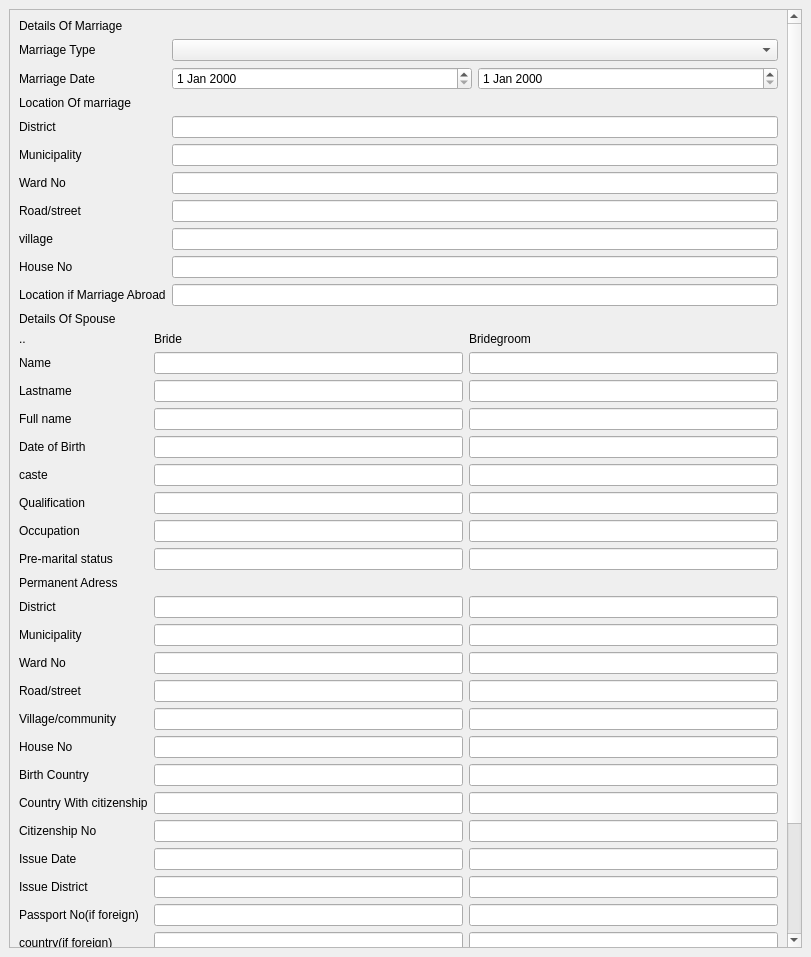
<?xml version="1.0" encoding="UTF-8"?>
<ui version="4.0">
 <class>MainWindow</class>
 <widget class="QMainWindow" name="MainWindow">
  <property name="geometry">
   <rect>
    <x>0</x>
    <y>0</y>
    <width>811</width>
    <height>957</height>
   </rect>
  </property>
  <property name="windowTitle">
   <string>MainWindow</string>
  </property>
  <widget class="QWidget" name="centralwidget">
   <layout class="QGridLayout" name="gridLayout">
    <item row="1" column="0">
     <widget class="QScrollArea" name="scrollArea">
      <property name="widgetResizable">
       <bool>true</bool>
      </property>
      <widget class="QWidget" name="scrollAreaWidgetContents">
       <property name="geometry">
        <rect>
         <x>0</x>
         <y>0</y>
         <width>766</width>
         <height>1240</height>
        </rect>
       </property>
       <layout class="QGridLayout" name="gridLayout_2">
        <item row="0" column="0">
         <widget class="QLabel" name="label">
          <property name="text">
           <string>Details Of Marriage</string>
          </property>
         </widget>
        </item>
        <item row="1" column="0">
         <layout class="QFormLayout" name="formLayout">
          <item row="0" column="0">
           <widget class="QLabel" name="marriageTypeLabel">
            <property name="text">
             <string>Marriage Type</string>
            </property>
           </widget>
          </item>
          <item row="0" column="1">
           <widget class="QComboBox" name="marriageTypeComboBox"/>
          </item>
          <item row="1" column="0">
           <widget class="QLabel" name="marriageDateLabel">
            <property name="text">
             <string>Marriage Date</string>
            </property>
           </widget>
          </item>
          <item row="1" column="1">
           <layout class="QHBoxLayout" name="horizontalLayout">
            <item>
             <widget class="QDateEdit" name="dateEdit_2"/>
            </item>
            <item>
             <widget class="QDateEdit" name="dateEdit"/>
            </item>
           </layout>
          </item>
          <item row="2" column="0">
           <widget class="QLabel" name="locationOfMarriageLabel">
            <property name="text">
             <string>Location Of marriage</string>
            </property>
           </widget>
          </item>
          <item row="3" column="0">
           <widget class="QLabel" name="districtLabel">
            <property name="text">
             <string>District</string>
            </property>
           </widget>
          </item>
          <item row="3" column="1">
           <widget class="QLineEdit" name="districtLineEdit"/>
          </item>
          <item row="4" column="0">
           <widget class="QLabel" name="municipalityLabel">
            <property name="text">
             <string>Municipality</string>
            </property>
           </widget>
          </item>
          <item row="4" column="1">
           <widget class="QLineEdit" name="municipalityLineEdit"/>
          </item>
          <item row="5" column="0">
           <widget class="QLabel" name="wardNoLabel">
            <property name="text">
             <string>Ward No</string>
            </property>
           </widget>
          </item>
          <item row="5" column="1">
           <widget class="QLineEdit" name="wardNoLineEdit"/>
          </item>
          <item row="6" column="0">
           <widget class="QLabel" name="roadLabel">
            <property name="text">
             <string>Road/street</string>
            </property>
           </widget>
          </item>
          <item row="6" column="1">
           <widget class="QLineEdit" name="roadStreetLineEdit"/>
          </item>
          <item row="7" column="0">
           <widget class="QLabel" name="villageLabel">
            <property name="text">
             <string>village</string>
            </property>
           </widget>
          </item>
          <item row="7" column="1">
           <widget class="QLineEdit" name="villageLineEdit"/>
          </item>
          <item row="8" column="0">
           <widget class="QLabel" name="houseNoLabel">
            <property name="text">
             <string>House No</string>
            </property>
           </widget>
          </item>
          <item row="8" column="1">
           <widget class="QLineEdit" name="houseNoLineEdit"/>
          </item>
          <item row="9" column="0">
           <widget class="QLabel" name="locationIfMarriageAbroadLabel">
            <property name="text">
             <string>Location if Marriage Abroad</string>
            </property>
           </widget>
          </item>
          <item row="9" column="1">
           <widget class="QLineEdit" name="locationIfMarriageAbroadLineEdit"/>
          </item>
         </layout>
        </item>
        <item row="3" column="0">
         <layout class="QFormLayout" name="formLayout_2">
          <item row="0" column="0">
           <widget class="QLabel" name="Label_2">
            <property name="text">
             <string>..</string>
            </property>
           </widget>
          </item>
          <item row="0" column="1">
           <layout class="QHBoxLayout" name="horizontalLayout_3">
            <item>
             <widget class="QLabel" name="label_5">
              <property name="text">
               <string>Bride</string>
              </property>
             </widget>
            </item>
            <item>
             <widget class="QLabel" name="label_2">
              <property name="text">
               <string>Bridegroom</string>
              </property>
             </widget>
            </item>
           </layout>
          </item>
          <item row="1" column="0">
           <widget class="QLabel" name="nameLabel_2">
            <property name="text">
             <string>Name</string>
            </property>
           </widget>
          </item>
          <item row="1" column="1">
           <layout class="QHBoxLayout" name="horizontalLayout_4">
            <item>
             <widget class="QLineEdit" name="lineEdit_2"/>
            </item>
            <item>
             <widget class="QLineEdit" name="lineEdit"/>
            </item>
           </layout>
          </item>
          <item row="2" column="0">
           <widget class="QLabel" name="lastnameLabel">
            <property name="text">
             <string>Lastname</string>
            </property>
           </widget>
          </item>
          <item row="2" column="1">
           <layout class="QHBoxLayout" name="horizontalLayout_5">
            <item>
             <widget class="QLineEdit" name="lineEdit_4"/>
            </item>
            <item>
             <widget class="QLineEdit" name="lineEdit_3"/>
            </item>
           </layout>
          </item>
          <item row="3" column="0">
           <widget class="QLabel" name="fullNameLabel_2">
            <property name="text">
             <string>Full name</string>
            </property>
           </widget>
          </item>
          <item row="3" column="1">
           <layout class="QHBoxLayout" name="horizontalLayout_6">
            <item>
             <widget class="QLineEdit" name="lineEdit_6"/>
            </item>
            <item>
             <widget class="QLineEdit" name="lineEdit_5"/>
            </item>
           </layout>
          </item>
          <item row="4" column="0">
           <widget class="QLabel" name="dateOfBirthLabel">
            <property name="text">
             <string>Date of Birth</string>
            </property>
           </widget>
          </item>
          <item row="4" column="1">
           <layout class="QHBoxLayout" name="horizontalLayout_7">
            <item>
             <widget class="QLineEdit" name="lineEdit_8"/>
            </item>
            <item>
             <widget class="QLineEdit" name="lineEdit_7"/>
            </item>
           </layout>
          </item>
          <item row="5" column="0">
           <widget class="QLabel" name="casteLabel_2">
            <property name="text">
             <string>caste</string>
            </property>
           </widget>
          </item>
          <item row="5" column="1">
           <layout class="QHBoxLayout" name="horizontalLayout_8">
            <item>
             <widget class="QLineEdit" name="lineEdit_10"/>
            </item>
            <item>
             <widget class="QLineEdit" name="lineEdit_9"/>
            </item>
           </layout>
          </item>
          <item row="6" column="0">
           <widget class="QLabel" name="qualificationLabel_2">
            <property name="text">
             <string>Qualification</string>
            </property>
           </widget>
          </item>
          <item row="6" column="1">
           <layout class="QHBoxLayout" name="horizontalLayout_9">
            <item>
             <widget class="QLineEdit" name="lineEdit_12"/>
            </item>
            <item>
             <widget class="QLineEdit" name="lineEdit_11"/>
            </item>
           </layout>
          </item>
          <item row="7" column="0">
           <widget class="QLabel" name="occupationLabel_2">
            <property name="text">
             <string>Occupation</string>
            </property>
           </widget>
          </item>
          <item row="7" column="1">
           <layout class="QHBoxLayout" name="horizontalLayout_10">
            <item>
             <widget class="QLineEdit" name="lineEdit_14"/>
            </item>
            <item>
             <widget class="QLineEdit" name="lineEdit_13"/>
            </item>
           </layout>
          </item>
          <item row="8" column="0">
           <widget class="QLabel" name="preMaritalStatusLabel_2">
            <property name="text">
             <string>Pre-marital status</string>
            </property>
           </widget>
          </item>
          <item row="8" column="1">
           <layout class="QHBoxLayout" name="horizontalLayout_11">
            <item>
             <widget class="QLineEdit" name="lineEdit_16"/>
            </item>
            <item>
             <widget class="QLineEdit" name="lineEdit_15"/>
            </item>
           </layout>
          </item>
          <item row="9" column="0">
           <widget class="QLabel" name="permanentAdressLabel_2">
            <property name="text">
             <string>Permanent Adress</string>
            </property>
           </widget>
          </item>
          <item row="9" column="1">
           <layout class="QHBoxLayout" name="horizontalLayout_12"/>
          </item>
          <item row="10" column="0">
           <widget class="QLabel" name="districtLabel_3">
            <property name="text">
             <string>District</string>
            </property>
           </widget>
          </item>
          <item row="10" column="1">
           <layout class="QHBoxLayout" name="horizontalLayout_13">
            <item>
             <widget class="QLineEdit" name="lineEdit_18"/>
            </item>
            <item>
             <widget class="QLineEdit" name="lineEdit_17"/>
            </item>
           </layout>
          </item>
          <item row="11" column="0">
           <widget class="QLabel" name="municipalityLabel_3">
            <property name="text">
             <string>Municipality</string>
            </property>
           </widget>
          </item>
          <item row="11" column="1">
           <layout class="QHBoxLayout" name="horizontalLayout_14">
            <item>
             <widget class="QLineEdit" name="lineEdit_20"/>
            </item>
            <item>
             <widget class="QLineEdit" name="lineEdit_19"/>
            </item>
           </layout>
          </item>
          <item row="12" column="0">
           <widget class="QLabel" name="wardNoLabel_3">
            <property name="text">
             <string>Ward No</string>
            </property>
           </widget>
          </item>
          <item row="12" column="1">
           <layout class="QHBoxLayout" name="horizontalLayout_15">
            <item>
             <widget class="QLineEdit" name="lineEdit_21"/>
            </item>
            <item>
             <widget class="QLineEdit" name="lineEdit_22"/>
            </item>
           </layout>
          </item>
          <item row="13" column="0">
           <widget class="QLabel" name="roadStreetLabel">
            <property name="text">
             <string>Road/street</string>
            </property>
           </widget>
          </item>
          <item row="13" column="1">
           <layout class="QHBoxLayout" name="horizontalLayout_16">
            <item>
             <widget class="QLineEdit" name="lineEdit_24"/>
            </item>
            <item>
             <widget class="QLineEdit" name="lineEdit_23"/>
            </item>
           </layout>
          </item>
          <item row="14" column="0">
           <widget class="QLabel" name="villageCommunityLabel">
            <property name="text">
             <string>Village/community</string>
            </property>
           </widget>
          </item>
          <item row="14" column="1">
           <layout class="QHBoxLayout" name="horizontalLayout_17">
            <item>
             <widget class="QLineEdit" name="lineEdit_26"/>
            </item>
            <item>
             <widget class="QLineEdit" name="lineEdit_25"/>
            </item>
           </layout>
          </item>
          <item row="15" column="0">
           <widget class="QLabel" name="houseNoLabel_3">
            <property name="text">
             <string>House No</string>
            </property>
           </widget>
          </item>
          <item row="15" column="1">
           <layout class="QHBoxLayout" name="horizontalLayout_21">
            <item>
             <widget class="QLineEdit" name="lineEdit_28"/>
            </item>
            <item>
             <widget class="QLineEdit" name="lineEdit_27"/>
            </item>
           </layout>
          </item>
          <item row="16" column="0">
           <widget class="QLabel" name="birthCountryLabel_2">
            <property name="text">
             <string>Birth Country</string>
            </property>
           </widget>
          </item>
          <item row="16" column="1">
           <layout class="QHBoxLayout" name="horizontalLayout_22">
            <item>
             <widget class="QLineEdit" name="lineEdit_30"/>
            </item>
            <item>
             <widget class="QLineEdit" name="lineEdit_29"/>
            </item>
           </layout>
          </item>
          <item row="17" column="0">
           <widget class="QLabel" name="countryWithCitizenshipLabel_2">
            <property name="text">
             <string>Country With citizenship</string>
            </property>
           </widget>
          </item>
          <item row="17" column="1">
           <layout class="QHBoxLayout" name="horizontalLayout_23">
            <item>
             <widget class="QLineEdit" name="lineEdit_32"/>
            </item>
            <item>
             <widget class="QLineEdit" name="lineEdit_31"/>
            </item>
           </layout>
          </item>
          <item row="18" column="0">
           <widget class="QLabel" name="citizenshipNoLabel_2">
            <property name="text">
             <string>Citizenship No</string>
            </property>
           </widget>
          </item>
          <item row="18" column="1">
           <layout class="QHBoxLayout" name="horizontalLayout_33">
            <item>
             <widget class="QLineEdit" name="lineEdit_34"/>
            </item>
            <item>
             <widget class="QLineEdit" name="lineEdit_33"/>
            </item>
           </layout>
          </item>
          <item row="19" column="0">
           <widget class="QLabel" name="issueDateLabel_2">
            <property name="text">
             <string>Issue Date</string>
            </property>
           </widget>
          </item>
          <item row="19" column="1">
           <layout class="QHBoxLayout" name="horizontalLayout_32">
            <item>
             <widget class="QLineEdit" name="lineEdit_36"/>
            </item>
            <item>
             <widget class="QLineEdit" name="lineEdit_35"/>
            </item>
           </layout>
          </item>
          <item row="20" column="0">
           <widget class="QLabel" name="issueDistrictLabel_2">
            <property name="text">
             <string>Issue District</string>
            </property>
           </widget>
          </item>
          <item row="20" column="1">
           <layout class="QHBoxLayout" name="horizontalLayout_34">
            <item>
             <widget class="QLineEdit" name="lineEdit_38"/>
            </item>
            <item>
             <widget class="QLineEdit" name="lineEdit_37"/>
            </item>
           </layout>
          </item>
          <item row="21" column="0">
           <widget class="QLabel" name="passportNoIfForeignLabel_2">
            <property name="text">
             <string>Passport No(if foreign)</string>
            </property>
           </widget>
          </item>
          <item row="21" column="1">
           <layout class="QHBoxLayout" name="horizontalLayout_25">
            <item>
             <widget class="QLineEdit" name="lineEdit_40"/>
            </item>
            <item>
             <widget class="QLineEdit" name="lineEdit_39"/>
            </item>
           </layout>
          </item>
          <item row="22" column="0">
           <widget class="QLabel" name="countryIfForeignLabel_2">
            <property name="text">
             <string>country(if foreign)</string>
            </property>
           </widget>
          </item>
          <item row="22" column="1">
           <layout class="QHBoxLayout" name="horizontalLayout_35">
            <item>
             <widget class="QLineEdit" name="lineEdit_42"/>
            </item>
            <item>
             <widget class="QLineEdit" name="lineEdit_41"/>
            </item>
           </layout>
          </item>
          <item row="23" column="0">
           <widget class="QLabel" name="adressIfForeignLabel_2">
            <property name="text">
             <string>Adress(if foreign)</string>
            </property>
           </widget>
          </item>
          <item row="23" column="1">
           <layout class="QHBoxLayout" name="horizontalLayout_36">
            <item>
             <widget class="QLineEdit" name="lineEdit_44"/>
            </item>
            <item>
             <widget class="QLineEdit" name="lineEdit_43"/>
            </item>
           </layout>
          </item>
          <item row="24" column="0">
           <widget class="QLabel" name="grandfatherNameLabel_2">
            <property name="text">
             <string>Grandfather Name</string>
            </property>
           </widget>
          </item>
          <item row="24" column="1">
           <layout class="QHBoxLayout" name="horizontalLayout_37">
            <item>
             <widget class="QLineEdit" name="lineEdit_46"/>
            </item>
            <item>
             <widget class="QLineEdit" name="lineEdit_45"/>
            </item>
           </layout>
          </item>
          <item row="25" column="0">
           <widget class="QLabel" name="fatherNameLabel_2">
            <property name="text">
             <string>Father Name</string>
            </property>
           </widget>
          </item>
          <item row="25" column="1">
           <layout class="QHBoxLayout" name="horizontalLayout_38">
            <item>
             <widget class="QLineEdit" name="lineEdit_48"/>
            </item>
            <item>
             <widget class="QLineEdit" name="lineEdit_47"/>
            </item>
           </layout>
          </item>
          <item row="26" column="0">
           <widget class="QLabel" name="motherNameLabel_2">
            <property name="text">
             <string>Mother Name</string>
            </property>
           </widget>
          </item>
          <item row="26" column="1">
           <layout class="QHBoxLayout" name="horizontalLayout_39">
            <item>
             <widget class="QLineEdit" name="lineEdit_50"/>
            </item>
            <item>
             <widget class="QLineEdit" name="lineEdit_49"/>
            </item>
           </layout>
          </item>
         </layout>
        </item>
        <item row="2" column="0">
         <widget class="QLabel" name="label_6">
          <property name="text">
           <string>Details Of Spouse</string>
          </property>
         </widget>
        </item>
       </layout>
      </widget>
     </widget>
    </item>
   </layout>
  </widget>
 </widget>
 <resources/>
 <connections/>
</ui>
